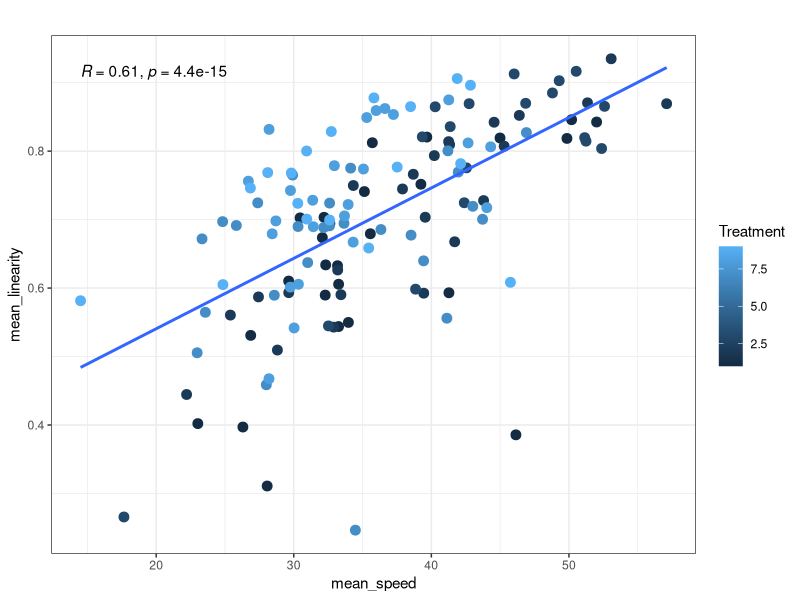
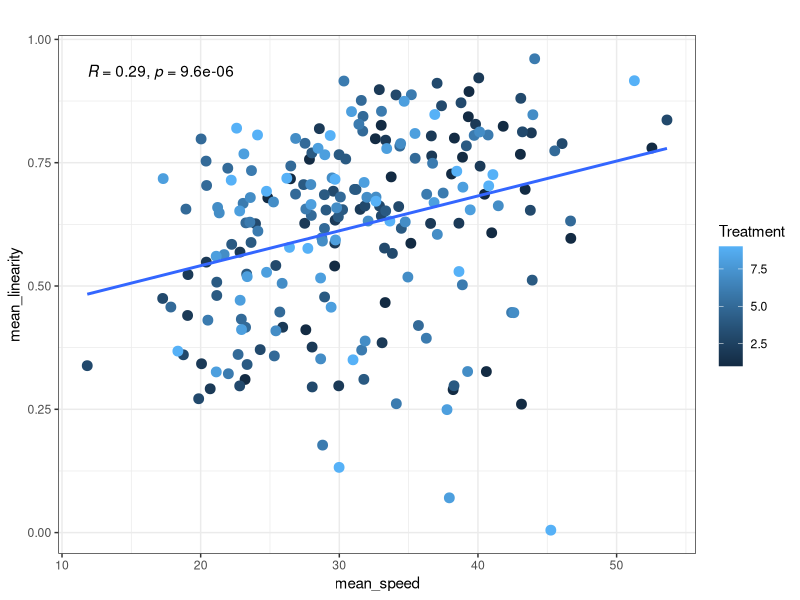
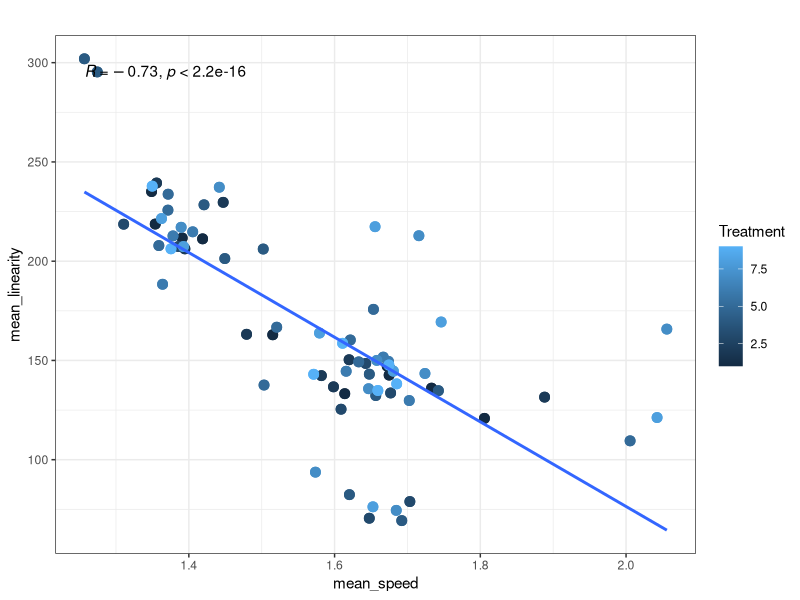
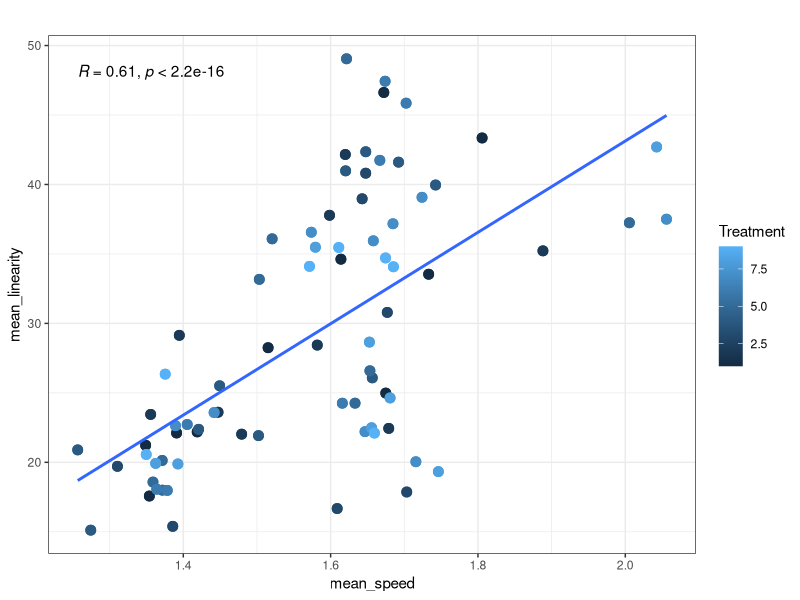
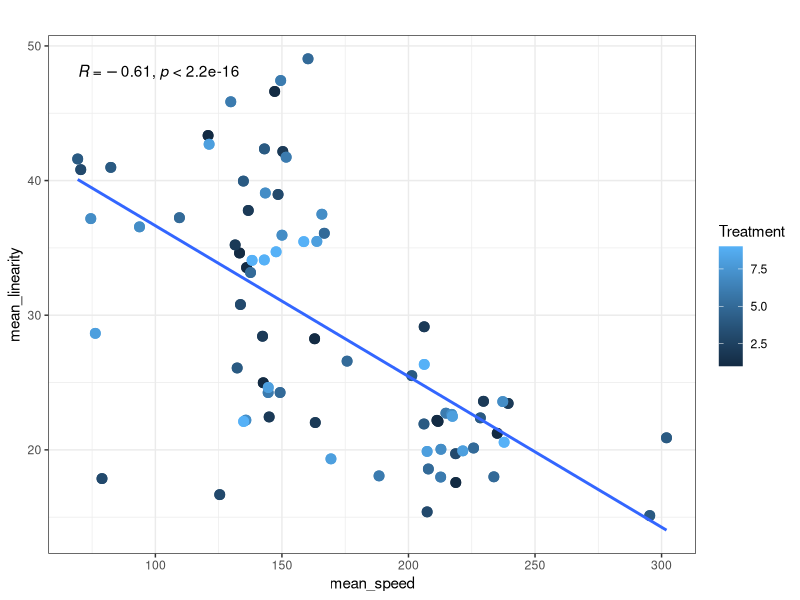
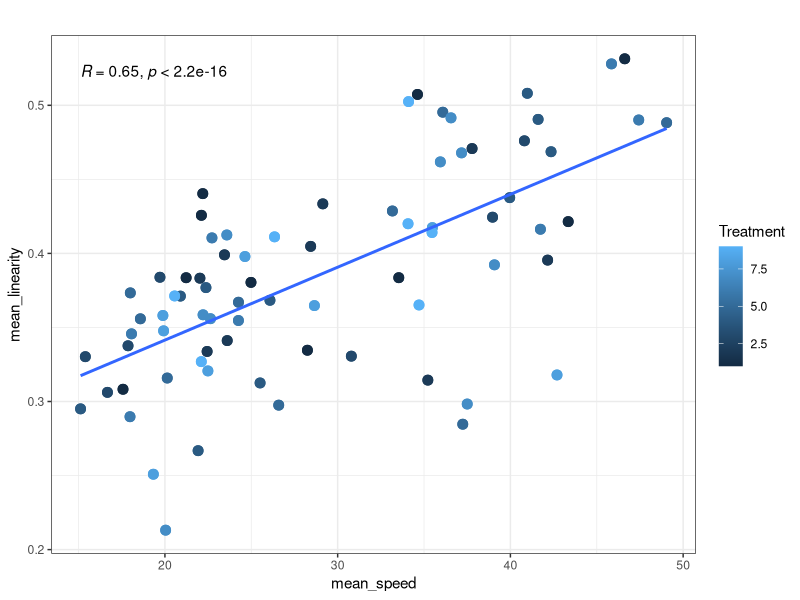
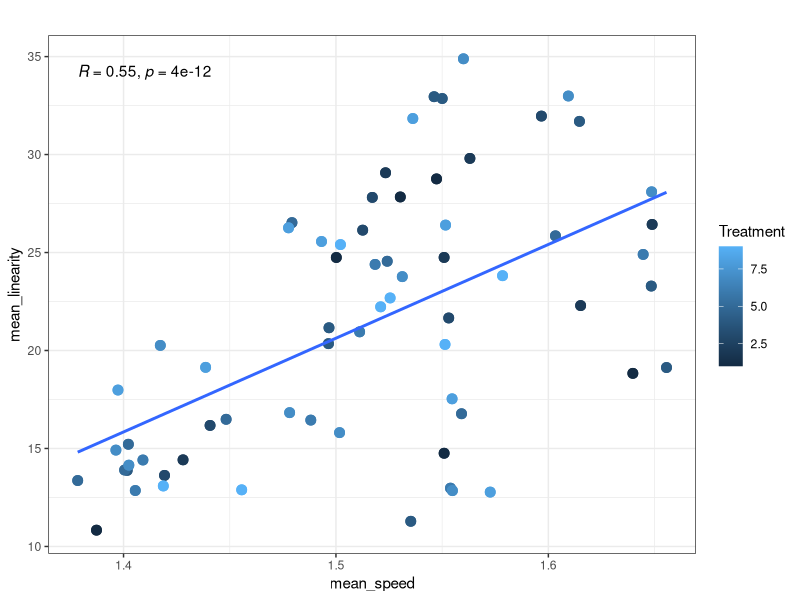
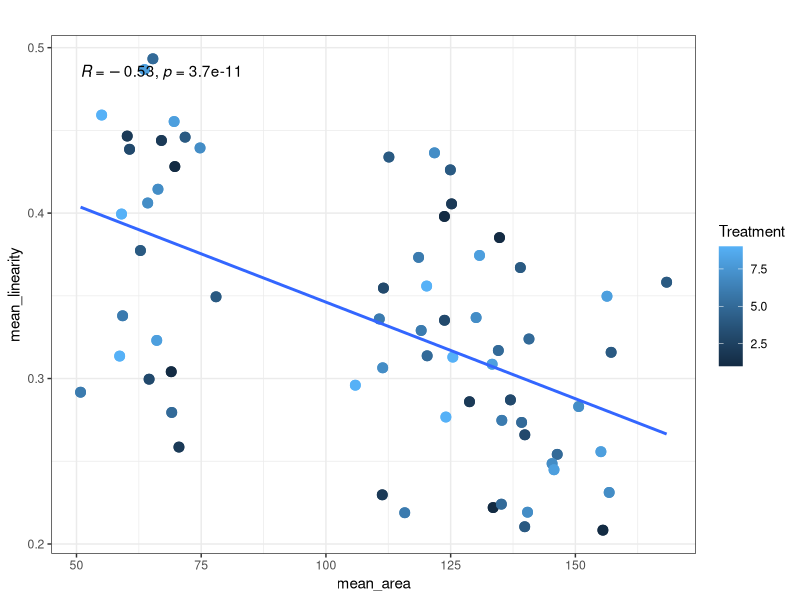

These figures' R source, in order:
Root_Path <- 'C:/zhao088/Desk20210304/Manuscript.eco-evo/Mark tessa/github Oct12/ciliates'
OPath <- paste(Root_Path,sep='')
setwd(OPath)

library("scales")
library('tidyverse') 
library("lme4")
library("lmerTest")
library("nlme")

data <- read.csv('DIVERCE_TdB_Ciliates_Traits.csv')
head(data)
unique(data$ID_spec)

# part 1.1 #
# mean trait correlation,Spiro_C
data2 <-subset(data,ID_spec=="Spiro_C")

cor(data2$mean_ar, data2$mean_area, method = c("pearson"))  #-0.4396676
cor(data2$mean_ar, data2$mean_speed, method = c("pearson")) #0.277062
cor(data2$mean_ar, data2$mean_linearity, method = c("pearson")) #0.04867956

cor(data2$mean_area, data2$mean_speed, method = c("pearson")) #0.3048742
cor(data2$mean_area, data2$mean_linearity, method = c("pearson")) #0.3357897

cor(data2$mean_speed, data2$mean_linearity, method = c("pearson")) #0.6075996
a2<-summary(lm(data2$mean_linearity~data2$mean_speed))
a2

#
library("ggpubr")
library("ggplot2")
a<-ggscatter(data2, x = "mean_speed", y = "mean_linearity", color = "Treatment",
             shape = 19, size=3,
             add = "reg.line", conf.int = FALSE,
             cor.coef = TRUE, cor.method = "pearson",
             title= "",  
             xlab = "mean_speed", ylab = "mean_linearity"
)

a+theme_bw()+
  #geom_abline(intercept =a2$coefficients[1,1], slope = a2$coefficients[2,1], color="black", linetype="solid", size=1)+
  theme(plot.title = element_text(hjust = 0.5,size=15), legend.position='right')
  #geom_ab



# part 1.2 #
# mean trait correlation,Spiro_D
unique(data$ID_spec)
data2 <-subset(data,ID_spec=="Spiro_D")

cor(data2$mean_ar, data2$mean_area, method = c("pearson"))  #
cor(data2$mean_ar, data2$mean_speed, method = c("pearson")) #
cor(data2$mean_ar, data2$mean_linearity, method = c("pearson")) #

cor(data2$mean_area, data2$mean_speed, method = c("pearson")) #
cor(data2$mean_area, data2$mean_linearity, method = c("pearson")) #

cor(data2$mean_speed, data2$mean_linearity, method = c("pearson")) #0.2919668
a2<-summary(lm(data2$mean_linearity~data2$mean_speed))
a2

#
library("ggpubr")
library("ggplot2")
a<-ggscatter(data2, x = "mean_speed", y = "mean_linearity", color = "Treatment",
             shape = 19, size=3,
             add = "reg.line", conf.int = FALSE,
             cor.coef = TRUE, cor.method = "pearson",
             title= "",  
             xlab = "mean_speed", ylab = "mean_linearity"
)

a+theme_bw()+
  #geom_abline(intercept =a2$coefficients[1,1], slope = a2$coefficients[2,1], color="black", linetype="solid", size=1)+
  theme(plot.title = element_text(hjust = 0.5,size=15), legend.position='right')
#geom_ab



# part 1.3 #
# mean trait correlation,Tetra_1
unique(data$ID_spec)
data2 <-subset(data,ID_spec=="Tetra_1")

cor(data2$mean_ar, data2$mean_area, method = c("pearson"))  #-0.728053
cor(data2$mean_ar, data2$mean_speed, method = c("pearson")) #0.6130398
cor(data2$mean_ar, data2$mean_linearity, method = c("pearson")) #

cor(data2$mean_area, data2$mean_speed, method = c("pearson")) #-0.6111685
cor(data2$mean_area, data2$mean_linearity, method = c("pearson")) #

cor(data2$mean_speed, data2$mean_linearity, method = c("pearson")) #0.6492907
a2<-summary(lm(data2$mean_linearity~data2$mean_speed))
a2





# mean_ar VS mean_area
library("ggpubr")
library("ggplot2")
a<-ggscatter(data2, x = "mean_ar", y = "mean_area", color = "Treatment",
             shape = 19, size=3,
             add = "reg.line", conf.int = FALSE,
             cor.coef = TRUE, cor.method = "pearson",
             title= "",  
             xlab = "mean_speed", ylab = "mean_linearity"
)

a+theme_bw()+
   theme(plot.title = element_text(hjust = 0.5,size=15), legend.position='right')

# mean_ar VS mean_speed
library("ggpubr")
library("ggplot2")
a<-ggscatter(data2, x = "mean_ar", y = "mean_speed", color = "Treatment",
             shape = 19, size=3,
             add = "reg.line", conf.int = FALSE,
             cor.coef = TRUE, cor.method = "pearson",
             title= "",  
             xlab = "mean_speed", ylab = "mean_linearity"
)

a+theme_bw()+
  theme(plot.title = element_text(hjust = 0.5,size=15), legend.position='right')

# mean_area VS mean_speed
library("ggpubr")
library("ggplot2")
a<-ggscatter(data2, x = "mean_area", y = "mean_speed", color = "Treatment",
             shape = 19, size=3,
             add = "reg.line", conf.int = FALSE,
             cor.coef = TRUE, cor.method = "pearson",
             title= "",  
             xlab = "mean_speed", ylab = "mean_linearity"
)

a+theme_bw()+
  theme(plot.title = element_text(hjust = 0.5,size=15), legend.position='right')


# mean_speed VS mean_linearity
library("ggpubr")
library("ggplot2")
a<-ggscatter(data2, x = "mean_speed", y = "mean_linearity", color = "Treatment",
             shape = 19, size=3,
             add = "reg.line", conf.int = FALSE,
             cor.coef = TRUE, cor.method = "pearson",
             title= "",  
             xlab = "mean_speed", ylab = "mean_linearity"
)

a+theme_bw()+
 theme(plot.title = element_text(hjust = 0.5,size=15), legend.position='right')



# part 1.4 #
# mean trait correlation,Tetra_2
unique(data$ID_spec)
data2 <-subset(data,ID_spec=="Tetra_2")

cor(data2$mean_ar, data2$mean_area, method = c("pearson"))  #
cor(data2$mean_ar, data2$mean_speed, method = c("pearson")) #0.5534801
cor(data2$mean_ar, data2$mean_linearity, method = c("pearson")) #

cor(data2$mean_area, data2$mean_speed, method = c("pearson")) #
cor(data2$mean_area, data2$mean_linearity, method = c("pearson")) #-0.5321342

cor(data2$mean_speed, data2$mean_linearity, method = c("pearson")) #0.6031208
a2<-summary(lm(data2$mean_linearity~data2$mean_speed))
a2


# mean_ar VS mean_speed
library("ggpubr")
library("ggplot2")
a<-ggscatter(data2, x = "mean_ar", y = "mean_speed", color = "Treatment",
             shape = 19, size=3,
             add = "reg.line", conf.int = FALSE,
             cor.coef = TRUE, cor.method = "pearson",
             title= "",  
             xlab = "mean_speed", ylab = "mean_linearity"
)

a+theme_bw()+
  theme(plot.title = element_text(hjust = 0.5,size=15), legend.position='right')

# mean_area VS mean_linearity
library("ggpubr")
library("ggplot2")
a<-ggscatter(data2, x = "mean_area", y = "mean_linearity", color = "Treatment",
             shape = 19, size=3,
             add = "reg.line", conf.int = FALSE,
             cor.coef = TRUE, cor.method = "pearson",
             title= "",  
             xlab = "mean_area", ylab = "mean_linearity"
)

a+theme_bw()+
  theme(plot.title = element_text(hjust = 0.5,size=15), legend.position='right')


# mean_speed VS mean_linearity
library("ggpubr")
library("ggplot2")
a<-ggscatter(data2, x = "mean_speed", y = "mean_linearity", color = "Treatment",
             shape = 19, size=3,
             add = "reg.line", conf.int = FALSE,
             cor.coef = TRUE, cor.method = "pearson",
             title= "",  
             xlab = "mean_speed", ylab = "mean_linearity"
)

a+theme_bw()+
  theme(plot.title = element_text(hjust = 0.5,size=15), legend.position='right')




# part 1.5 #
# mean trait correlation,Para_4
unique(data$ID_spec)
data2 <-subset(data,ID_spec=="Para_4")

cor(data2$mean_ar, data2$mean_area, method = c("pearson"))  #
cor(data2$mean_ar, data2$mean_speed, method = c("pearson")) #
cor(data2$mean_ar, data2$mean_linearity, method = c("pearson")) #

cor(data2$mean_area, data2$mean_speed, method = c("pearson")) #
cor(data2$mean_area, data2$mean_linearity, method = c("pearson")) #

cor(data2$mean_speed, data2$mean_linearity, method = c("pearson")) #0.5464877
a2<-summary(lm(data2$mean_linearity~data2$mean_speed))
a2


# mean_speed VS mean_linearity
library("ggpubr")
library("ggplot2")
a<-ggscatter(data2, x = "mean_speed", y = "mean_linearity", color = "Treatment",
             shape = 19, size=3,
             add = "reg.line", conf.int = FALSE,
             cor.coef = TRUE, cor.method = "pearson",
             title= "",  
             xlab = "mean_speed", ylab = "mean_linearity"
)

a+theme_bw()+
  theme(plot.title = element_text(hjust = 0.5,size=15), legend.position='right')
